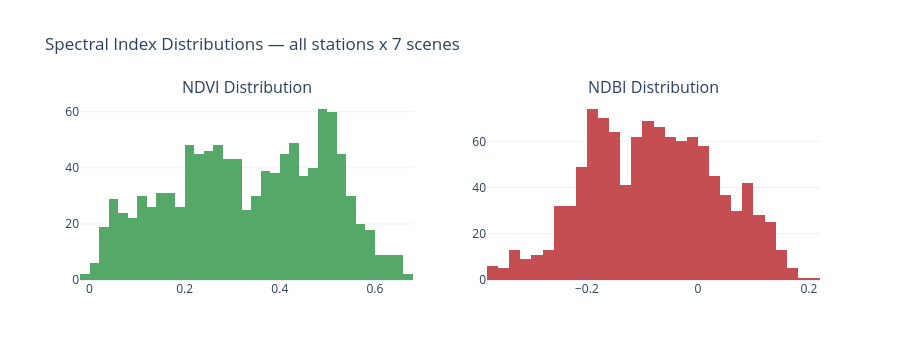

Here is the notebook cell this chart was saved with:
### Code cell
# ── Visual 9: NDVI and NDBI distributions across all scenes ──────────────────
fig_idx = make_subplots(rows=1, cols=2,
                        subplot_titles=['NDVI Distribution', 'NDBI Distribution'])

fig_idx.add_trace(go.Histogram(x=sentinel_df['NDVI'].dropna(),
                               marker_color='#55A868', name='NDVI', nbinsx=40),
                  row=1, col=1)
fig_idx.add_trace(go.Histogram(x=sentinel_df['NDBI'].dropna(),
                               marker_color='#C44E52', name='NDBI', nbinsx=40),
                  row=1, col=2)

fig_idx.update_layout(
    title='Spectral Index Distributions — all stations x 7 scenes',
    template='plotly_white', height=360, showlegend=False
)
fig_idx.show()

### Figure 1 — Plotly figure (JSON) as saved in the notebook; plotly's stock layout.template omitted (floating-point values rounded to 4 significant figures; data arrays with more than 128 entries replaced by an {"elided": "..."} marker saying what was removed)
{"data": [{"marker": {"color": "#55A868"}, "name": "NDVI", "nbinsx": 40, "type": "histogram", "x": {"elided": "1085 float values"}, "xaxis": "x", "yaxis": "y"}, {"marker": {"color": "#C44E52"}, "name": "NDBI", "nbinsx": 40, "type": "histogram", "x": {"elided": "1085 float values"}, "xaxis": "x2", "yaxis": "y2"}], "layout": {"annotations": [{"font": {"size": 16}, "showarrow": false, "text": "NDVI Distribution", "x": 0.225, "xanchor": "center", "xref": "paper", "y": 1, "yanchor": "bottom", "yref": "paper"}, {"font": {"size": 16}, "showarrow": false, "text": "NDBI Distribution", "x": 0.775, "xanchor": "center", "xref": "paper", "y": 1, "yanchor": "bottom", "yref": "paper"}], "height": 360, "showlegend": false, "title": {"text": "Spectral Index Distributions — all stations x 7 scenes"}, "xaxis": {"anchor": "y", "domain": [0, 0.45]}, "xaxis2": {"anchor": "y2", "domain": [0.55, 1]}, "yaxis": {"anchor": "x", "domain": [0, 1]}, "yaxis2": {"anchor": "x2", "domain": [0, 1]}}}
